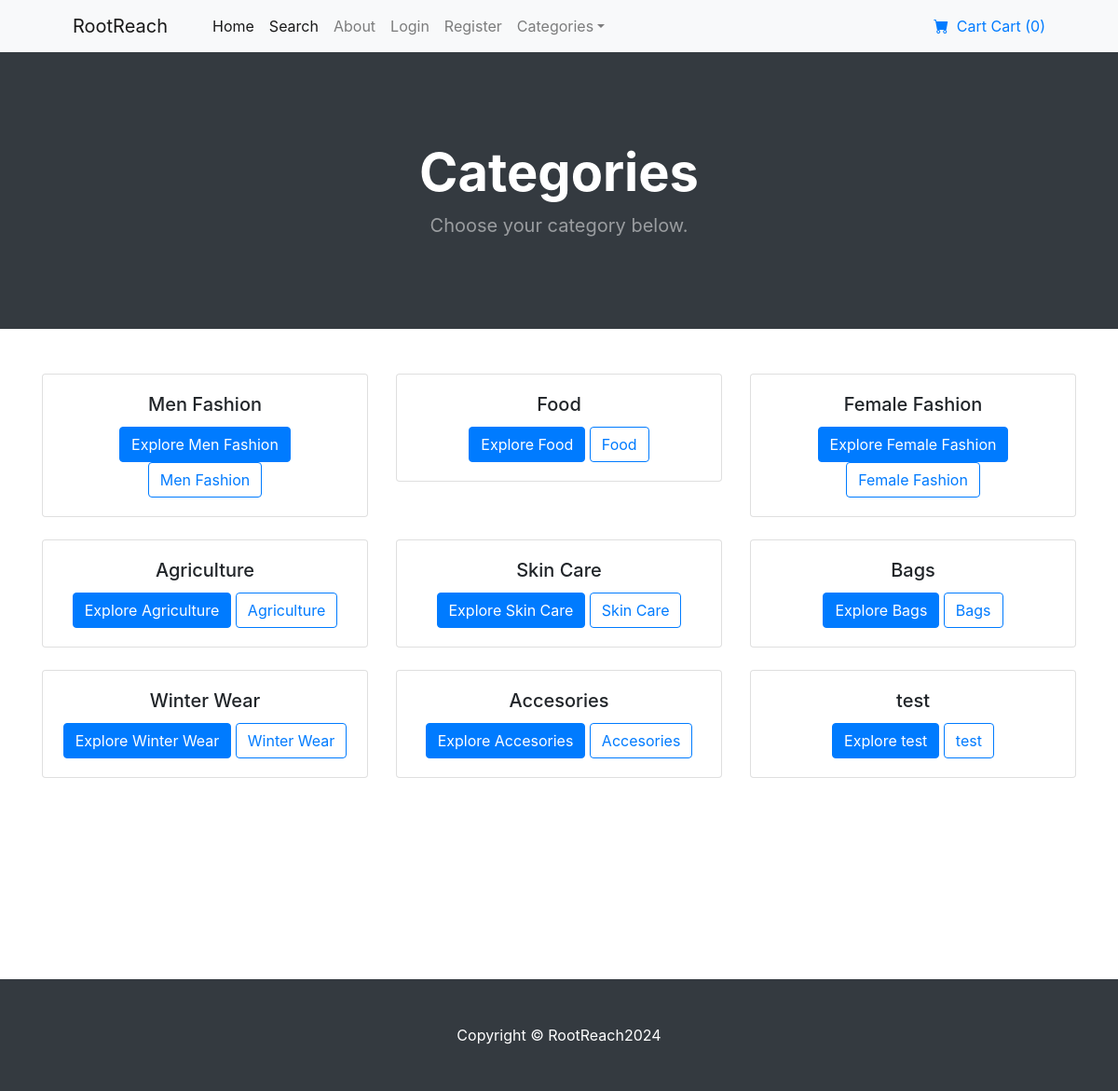
The app's page /category_summary/ with its own data.
### products/models.py (models this page shows)
class Category(models.Model):
    name = models.CharField(max_length=50)
    def __str__(self):
        return self.name
    class Meta:
        verbose_name_plural = 'Categories'

### RootReach/views.py (the view)
# urls.py: path('category_summary/',views.category_summary, name='category_summary'),
def category_summary(request):
    categories = Category.objects.all()
    return render(request,'category_summary.html',{"categories":categories})

### cart/context_processors.py (called while the page is built)
def cart_quantity(request):
    if request.user.is_authenticated:
        cart = Cart(request)
        return {'cart_quantity': len(cart)}
    return {'cart_quantity': 0}

### templates/category_summary.html
{% extends 'base.html' %}
{% block content %}
<header class="bg-dark py-5">
    <div class="container px-4 px-lg-5 my-5">
        <div class="text-center text-white">
            <h1 class="display-4 fw-bolder">Categories</h1>
            <p class="lead fw-normal text-white-50 mb-0">Choose your category below.</p>
        </div>
    </div>
</header>
<br/><br/>
<div class="container">
    <div class="row">
        {% for category in categories %}
            <div class="col-md-4 mb-4">
                <div class="card text-center">
                    <div class="card-body">
                        <h5 class="card-title">{{ category }}</h5>
                        <a href="{% url 'category_summary' category %}" class="btn btn-primary">Explore {{ category }}</a>
                        <a href="{% url 'category_summary' category.id %}" class="btn btn-outline-primary">{{ category.name }}</a>
                    </div>
                </div>
            </div>
        {% empty %}
            <div class="text-center">
                <p>No categories available.</p>
            </div>
        {% endfor %}
    </div>
</div>
{% endblock %}

### records on screen
Category: name "Men Fashion"
Category: name "Food"
Category: name "Female Fashion"
Category: name "Agriculture"
Category: name "Skin Care"
Category: name "Bags"
Category: name "Winter Wear"
Category: name "Accesories"
Category: name "test"

### other values on screen
{{ cart_quantity }} "0"
